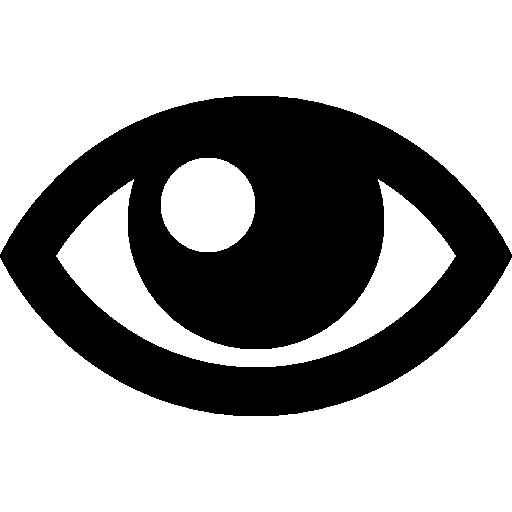
#> input picture face/eye2.png, 512 x 512 px
$ python test21.py
#> lines starting #> are read from the running program, lines starting #| are printed output that depends on the picture
__author__ = 'ypw'

import cv2
import numpy as np
from matplotlib import pylab as pl
import time

eye = cv2.imread("face/eye2.png", -1)
#> eye is the input picture: shape (512, 512, 4); mean B, G, R, A 167.4, 167.4, 167.4, 86
nose = cv2.imread("face/nose1.png", -1)
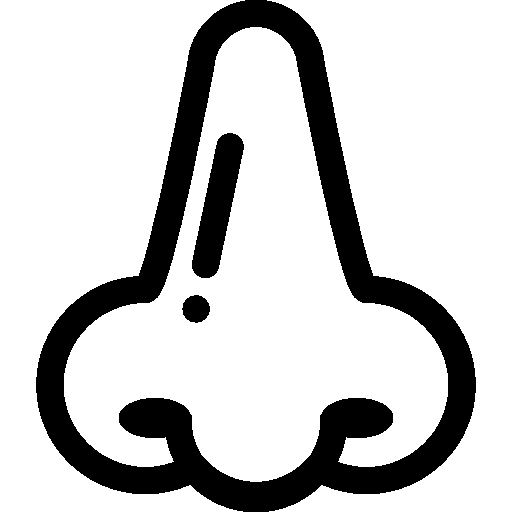
#> input picture face/nose1.png, 512 x 512 px
#> nose is the input picture: shape (512, 512, 4); mean B, G, R, A 205, 205, 205, 47.9
mouth = cv2.imread("face/mouth1.png", -1)
eye = cv2.resize(eye, None, fx=0.18, fy=0.16)
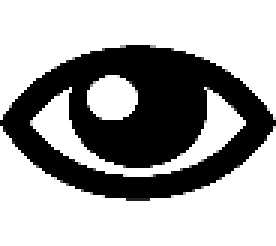
#> eye: shape (82, 92, 4) (shown 3 times larger); mean B, G, R, A 167, 167, 167, 86.2
nose = cv2.resize(nose, None, fx=0.14, fy=0.14)
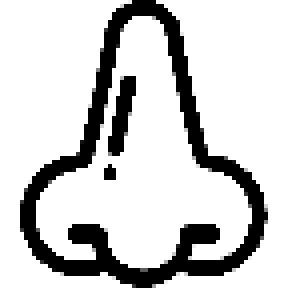
#> nose: shape (72, 72, 4) (shown 4 times larger); mean B, G, R, A 205.6, 205.6, 205.6, 47.5
# mouth = cv2.resize(mouth, None, fx=0.18, fy=0.12)


def draw(y, x, img):
    mask = img[:, :, 3]
    mask_inv = cv2.bitwise_not(mask)
    roi = face[y:y + img.shape[0], x:x + img.shape[1]]
    img1_bg = cv2.bitwise_and(roi, roi, mask=mask_inv)
    img2_bg = cv2.bitwise_and(img, img, mask=mask)
    dst = cv2.add(img1_bg, img2_bg)
    face[y:y + img.shape[0], x:x + img.shape[1]] = dst


def seteye(y, x):
    draw(y, 160 - x - eye.shape[1], eye)
    draw(y, 160 + x, eye)

i = 0
while i < 50:
    face = np.zeros((240, 320, 4), np.uint8)
    face[:] = 255
#> (the run stopped early here; a loop or call above may not have finished)
